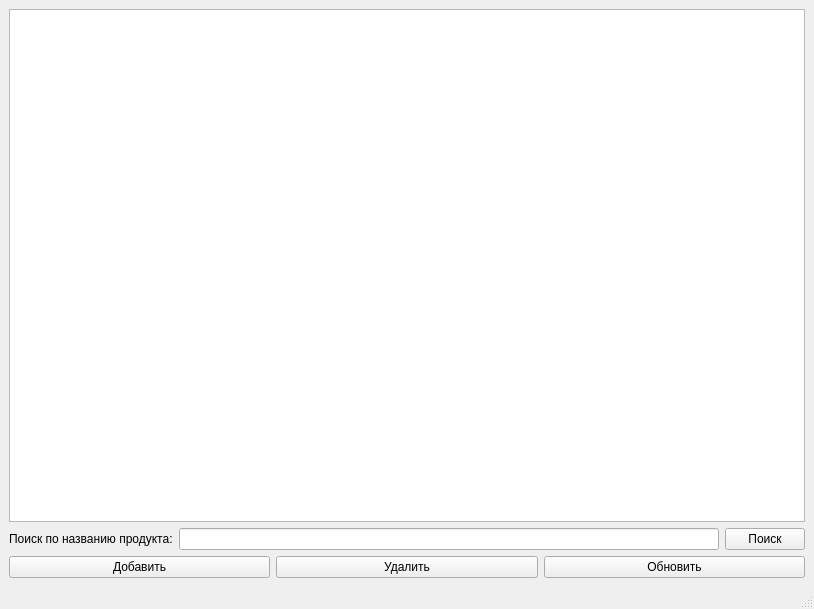
<?xml version="1.0" encoding="UTF-8"?>
<ui version="4.0">
 <class>MainWindow</class>
 <widget class="QMainWindow" name="MainWindow">
  <property name="geometry">
   <rect>
    <x>0</x>
    <y>0</y>
    <width>814</width>
    <height>609</height>
   </rect>
  </property>
  <property name="windowTitle">
   <string>MainWindow</string>
  </property>
  <widget class="QWidget" name="centralwidget">
   <layout class="QGridLayout" name="gridLayout">
    <item row="0" column="0">
     <widget class="QTableView" name="tableView"/>
    </item>
    <item row="1" column="0">
     <layout class="QHBoxLayout" name="horizontalLayout_3">
      <item>
       <layout class="QHBoxLayout" name="horizontalLayout">
        <item>
         <widget class="QLabel" name="label">
          <property name="text">
           <string>Поиск по названию продукта:</string>
          </property>
         </widget>
        </item>
        <item>
         <widget class="QLineEdit" name="txtFarm"/>
        </item>
       </layout>
      </item>
      <item>
       <widget class="QPushButton" name="pushButton_3">
        <property name="text">
         <string>Поиск</string>
        </property>
       </widget>
      </item>
     </layout>
    </item>
    <item row="2" column="0">
     <layout class="QHBoxLayout" name="horizontalLayout_2">
      <item>
       <widget class="QPushButton" name="pushButton_2">
        <property name="text">
         <string>Добавить</string>
        </property>
       </widget>
      </item>
      <item>
       <widget class="QPushButton" name="pushButton">
        <property name="text">
         <string>Удалить</string>
        </property>
       </widget>
      </item>
      <item>
       <widget class="QPushButton" name="pushButton_4">
        <property name="text">
         <string>Обновить</string>
        </property>
       </widget>
      </item>
     </layout>
    </item>
   </layout>
  </widget>
  <widget class="QMenuBar" name="menubar">
   <property name="geometry">
    <rect>
     <x>0</x>
     <y>0</y>
     <width>814</width>
     <height>20</height>
    </rect>
   </property>
  </widget>
  <widget class="QStatusBar" name="statusbar"/>
 </widget>
 <resources/>
 <connections/>
</ui>
